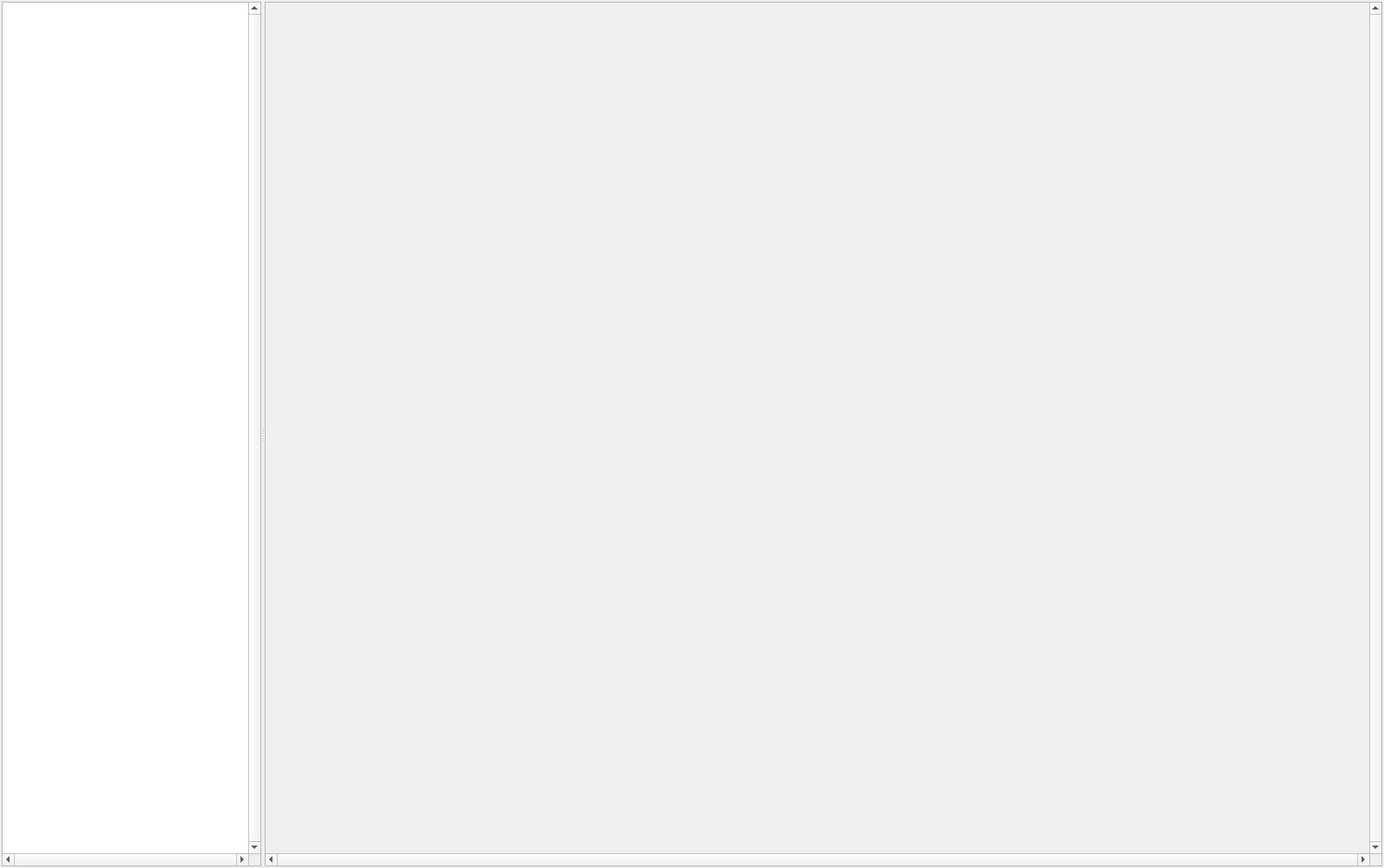
<?xml version="1.0" encoding="UTF-8"?>
<ui version="4.0">
 <class>alarm</class>
 <widget class="QWidget" name="alarm">
  <property name="geometry">
   <rect>
    <x>0</x>
    <y>0</y>
    <width>1600</width>
    <height>1004</height>
   </rect>
  </property>
  <property name="minimumSize">
   <size>
    <width>900</width>
    <height>1000</height>
   </size>
  </property>
  <property name="windowTitle">
   <string>Form</string>
  </property>
  <layout class="QHBoxLayout" name="horizontalLayout" stretch="0">
   <property name="leftMargin">
    <number>2</number>
   </property>
   <property name="topMargin">
    <number>2</number>
   </property>
   <property name="rightMargin">
    <number>2</number>
   </property>
   <property name="bottomMargin">
    <number>2</number>
   </property>
   <item>
    <widget class="QSplitter" name="splitter">
     <property name="sizePolicy">
      <sizepolicy hsizetype="Expanding" vsizetype="MinimumExpanding">
       <horstretch>0</horstretch>
       <verstretch>0</verstretch>
      </sizepolicy>
     </property>
     <property name="orientation">
      <enum>Qt::Horizontal</enum>
     </property>
     <widget class="QTableWidget" name="alamTab">
      <property name="sizePolicy">
       <sizepolicy hsizetype="Expanding" vsizetype="MinimumExpanding">
        <horstretch>0</horstretch>
        <verstretch>0</verstretch>
       </sizepolicy>
      </property>
      <property name="minimumSize">
       <size>
        <width>300</width>
        <height>1000</height>
       </size>
      </property>
      <property name="baseSize">
       <size>
        <width>300</width>
        <height>1000</height>
       </size>
      </property>
      <property name="verticalScrollBarPolicy">
       <enum>Qt::ScrollBarAlwaysOn</enum>
      </property>
      <property name="horizontalScrollBarPolicy">
       <enum>Qt::ScrollBarAlwaysOn</enum>
      </property>
      <attribute name="horizontalHeaderDefaultSectionSize">
       <number>200</number>
      </attribute>
      <attribute name="horizontalHeaderStretchLastSection">
       <bool>true</bool>
      </attribute>
     </widget>
     <widget class="QScrollArea" name="alarmArea">
      <property name="sizePolicy">
       <sizepolicy hsizetype="Expanding" vsizetype="MinimumExpanding">
        <horstretch>1</horstretch>
        <verstretch>0</verstretch>
       </sizepolicy>
      </property>
      <property name="minimumSize">
       <size>
        <width>900</width>
        <height>1000</height>
       </size>
      </property>
      <property name="baseSize">
       <size>
        <width>1000</width>
        <height>1000</height>
       </size>
      </property>
      <property name="verticalScrollBarPolicy">
       <enum>Qt::ScrollBarAlwaysOn</enum>
      </property>
      <property name="horizontalScrollBarPolicy">
       <enum>Qt::ScrollBarAlwaysOn</enum>
      </property>
      <property name="sizeAdjustPolicy">
       <enum>QAbstractScrollArea::AdjustIgnored</enum>
      </property>
      <property name="widgetResizable">
       <bool>true</bool>
      </property>
      <property name="alignment">
       <set>Qt::AlignCenter</set>
      </property>
      <widget class="QWidget" name="scrollAreaWidgetContents">
       <property name="geometry">
        <rect>
         <x>0</x>
         <y>0</y>
         <width>1261</width>
         <height>972</height>
        </rect>
       </property>
      </widget>
     </widget>
    </widget>
   </item>
  </layout>
 </widget>
 <tabstops>
  <tabstop>alamTab</tabstop>
  <tabstop>alarmArea</tabstop>
 </tabstops>
 <resources/>
 <connections/>
</ui>
